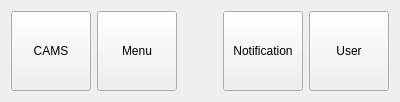
<?xml version="1.0" encoding="UTF-8"?>
<ui version="4.0">
 <class>cams_gui::Menu</class>
 <widget class="QWidget" name="Menu">
  <property name="geometry">
   <rect>
    <x>0</x>
    <y>0</y>
    <width>400</width>
    <height>100</height>
   </rect>
  </property>
  <property name="windowTitle">
   <string>Form</string>
  </property>
  <layout class="QGridLayout" name="gridLayout">
   <item row="0" column="4">
    <widget class="QPushButton" name="pushButton">
     <property name="minimumSize">
      <size>
       <width>80</width>
       <height>80</height>
      </size>
     </property>
     <property name="maximumSize">
      <size>
       <width>80</width>
       <height>80</height>
      </size>
     </property>
     <property name="text">
      <string>User</string>
     </property>
    </widget>
   </item>
   <item row="0" column="0">
    <widget class="QPushButton" name="pushButton_2">
     <property name="minimumSize">
      <size>
       <width>80</width>
       <height>80</height>
      </size>
     </property>
     <property name="maximumSize">
      <size>
       <width>80</width>
       <height>80</height>
      </size>
     </property>
     <property name="text">
      <string>CAMS</string>
     </property>
    </widget>
   </item>
   <item row="0" column="1">
    <widget class="QPushButton" name="pushButton_3">
     <property name="minimumSize">
      <size>
       <width>80</width>
       <height>80</height>
      </size>
     </property>
     <property name="maximumSize">
      <size>
       <width>80</width>
       <height>80</height>
      </size>
     </property>
     <property name="text">
      <string>Menu</string>
     </property>
    </widget>
   </item>
   <item row="0" column="2">
    <spacer name="horizontalSpacer">
     <property name="orientation">
      <enum>Qt::Horizontal</enum>
     </property>
     <property name="sizeHint" stdset="0">
      <size>
       <width>40</width>
       <height>20</height>
      </size>
     </property>
    </spacer>
   </item>
   <item row="0" column="3">
    <widget class="QPushButton" name="pushButton_4">
     <property name="minimumSize">
      <size>
       <width>80</width>
       <height>80</height>
      </size>
     </property>
     <property name="maximumSize">
      <size>
       <width>80</width>
       <height>80</height>
      </size>
     </property>
     <property name="text">
      <string>Notification</string>
     </property>
    </widget>
   </item>
  </layout>
 </widget>
 <resources/>
 <connections/>
</ui>
